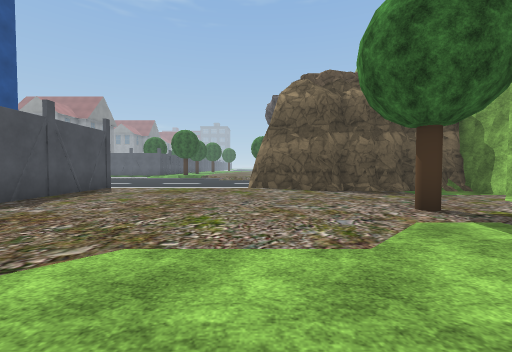
View 1 (above)

12 first-person views from a walk through a 3-D level made in the Unity game engine. The camera is 1.3 m above the floor, tilts 2° down and sees 90° across. The floor is counted in squares, 2 m on a side. Each view is taken from the middle of a square. On the plan, view 1 faces up. The plan holds only what a view shows up to about 9 squares ahead; the rest is blank. The place goes on beyond the plan. Some trees and plants on the terrain are drawn as simple stand-ins. The player character is not drawn. Some surface patterns are stand-ins.

View 2
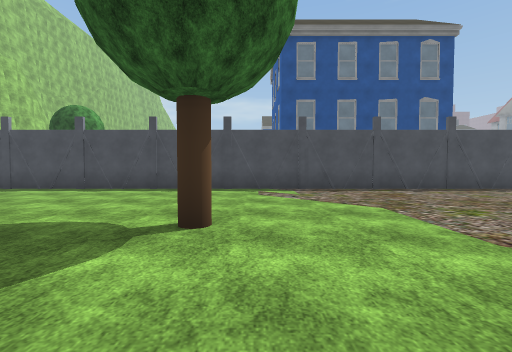

View 3
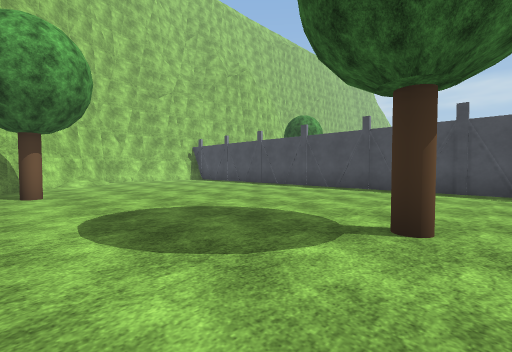

View 4
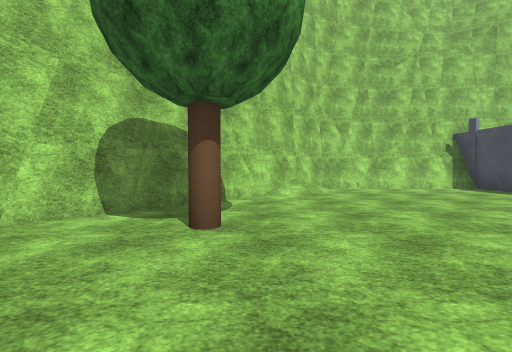

View 5
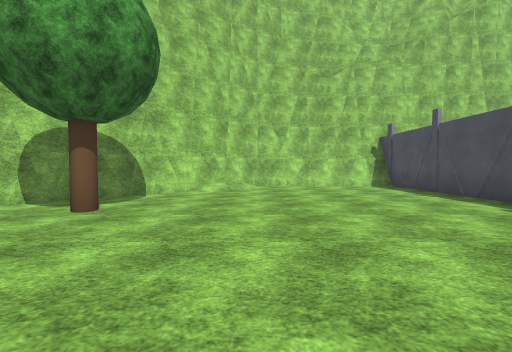

View 6
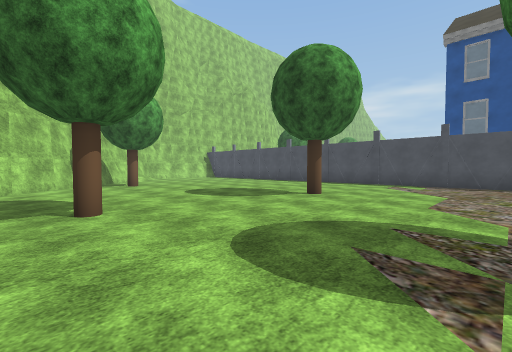

View 7
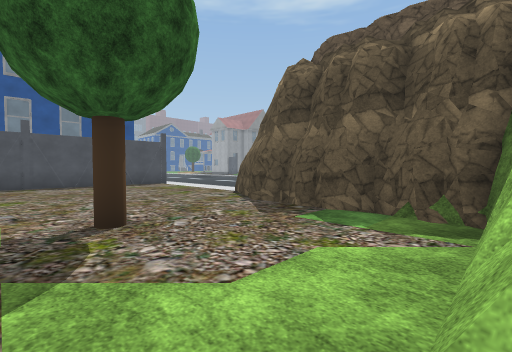

View 8
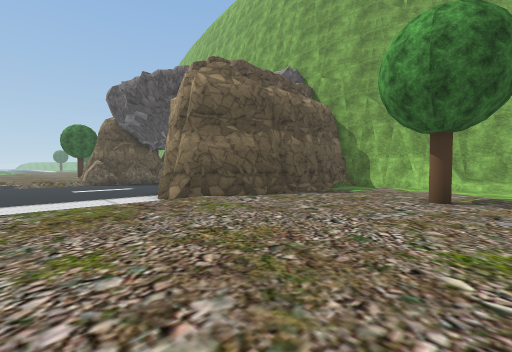

View 9
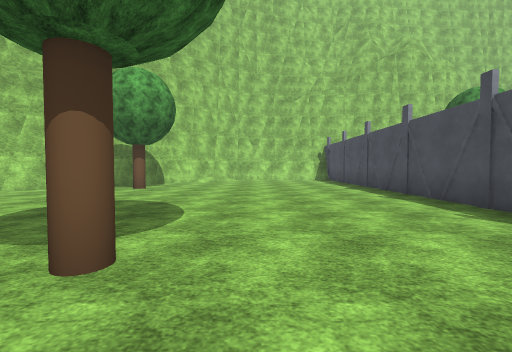

View 10
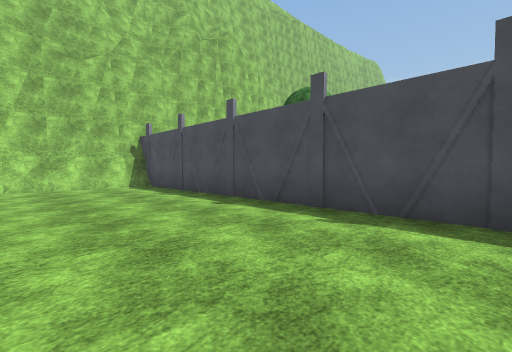

View 11
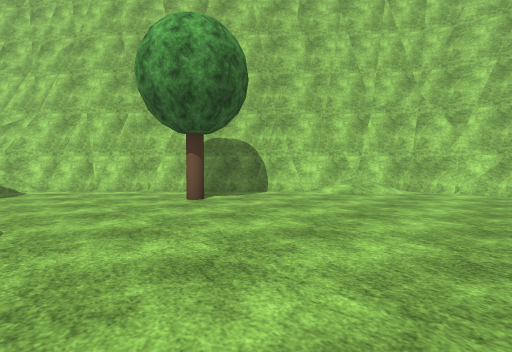

View 12
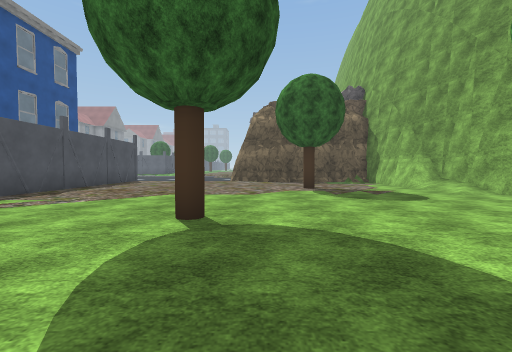

### Floor plan
Key: @ floor where view 1 was taken; # wall or solid block; . main floor; - floor 0.5 m lower than the main floor; / step, stairs or slope; B building; T tree.
Columns run from 12 left of view 1 to 6 right of it. Each row starts with its distance up from view 1.
 14          --
 13          ---
 12          ----
 11          ----
 10          ////#
  9          ///##
  8 BB     #////######
  7        #......#####
  6        #..........#
  5        #..........#
  4        #.......T..#
  3        #........../
  2        #...........
  1        #...........
  0        #....@......
 -1        #....T....T.
 -2        #...........
 -3        #...........
 -4        #...........
 -5        #...........
 -6        #..........#
 -7        #.......T.##
 -8        #........##
 -9        #.......##
-10        #...../##
-11        #..../##
-12        ###/###
-13          ###

Positions as (right, up) in squares from view 1, and headings:
1: (0, 0), facing up
2: (3, 0), facing left
3: (3, 0), facing down-left
4: (2, -4), facing down
5: (0, -3), facing down
6: (6, 3), facing down-left
7: (6, 3), facing up-left
8: (-3, 3), facing up-right
9: (-1, 1), facing down
10: (-1, -3), facing down-left
11: (-2, -4), facing down-right
12: (1, -4), facing up
